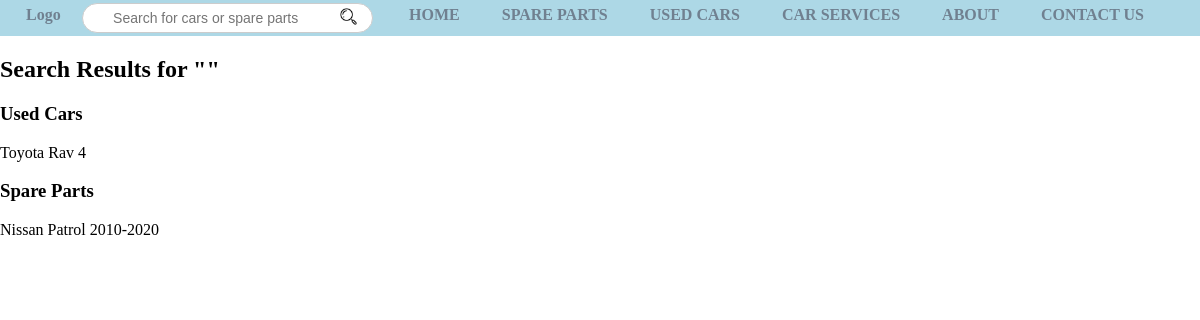
Page /search_results/ on the earlier database version.
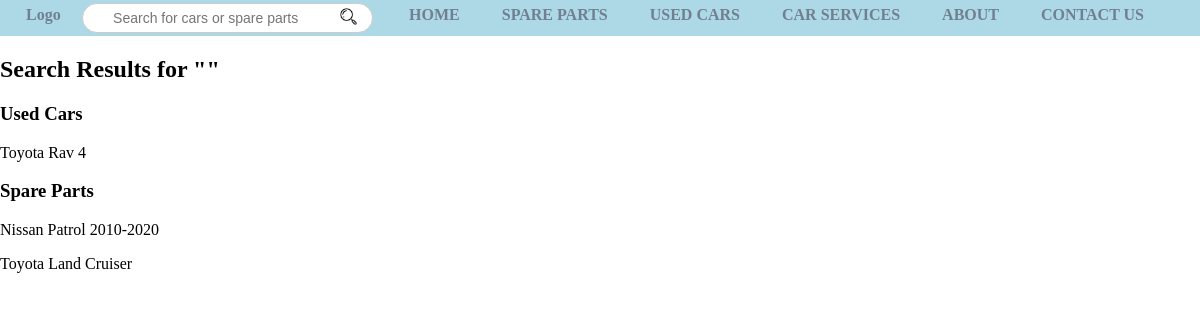
Same page on the later database version.
### commonPages/models.py (models this page shows, shortened)
class UsedCars(models.Model):
    used_cars_id = models.AutoField(primary_key=True)
    used_car_title = models.CharField(max_length=100)
    milage = models.IntegerField()
    description = models.TextField()
    mainImage = models.ImageField(upload_to='used_cars_images/', blank=True, null=True)
    rightSideView = models.ImageField(upload_to='used_cars_images/', blank=True, null=True)
    leftSideView = models.ImageField(upload_to='used_cars_images/', blank=True, null=True)
    interiorView = models.ImageField(upload_to='used_cars_images/', blank=True, null=True)
    backSideImage = models.ImageField(upload_to='used_cars_images/', blank=True, null=True)
    extraImage = models.ImageField(upload_to='used_cars_images/', blank=True, null=True)
    image1 = models.ImageField(upload_to='used_cars_images/', blank=True, null=True)
    image2 = models.ImageField(upload_to='used_cars_images/', blank=True, null=True)
    image3 = models.ImageField(upload_to='used_cars_images/', blank=True, null=True)
    company = models.CharField(max_length=100, default="unknown")

class SparePart(models.Model):
    spare_part_id = models.AutoField(primary_key=True)
    spare_part_title = models.CharField(max_length=100)
    description = models.TextField(blank=True, null=True)
    categories = models.TextField(blank=True, null=True)
    tags = models.TextField(blank=True, null=True)
    image = models.ImageField(upload_to='spare_parts_images/', blank=True, null=True)
    company = models.CharField(max_length=100, default="unknown")

### commonPages/views.py (the view)
# urls.py: path('search_results/', views.search_results, name='search_results'),
def search_results(request):
    query = request.GET.get('q', '')
    usedCars = UsedCars.objects.filter(used_car_title__icontains=query)
    spareParts = SparePart.objects.filter(spare_part_title__icontains=query)
    context = {
        'query': query,
        'usedCars': usedCars,
        'spareParts': spareParts
    }
    template = loader.get_template('search_results.html')
    return HttpResponse(template.render(context, request))

### commonPages/templates/search_results.html (shortened to what this page needs)
<!DOCTYPE html>
<html lang="en">
<head>
</head>
<body>
    {% include "_partialViews/_topNavBar.html" %}
    {% load static %}
    <h2>Search Results for "{{ query }}"</h2>
    <h3>Used Cars</h3>
    {% for car in usedCars %}
        <p>{{ car.used_car_title }}</p>
    {% empty %}
        <p>No matching cars found.</p>
    {% endfor %}
    <h3>Spare Parts</h3>
    {% for part in spareParts %}
        <p>{{ part.spare_part_title }}</p>
    {% empty %}
        <p>No matching spare parts found.</p>
    {% endfor %}
</body>
</html>

Differences in the rows shown:
added SparePart: spare_part_title "Toyota Land Cruiser"
